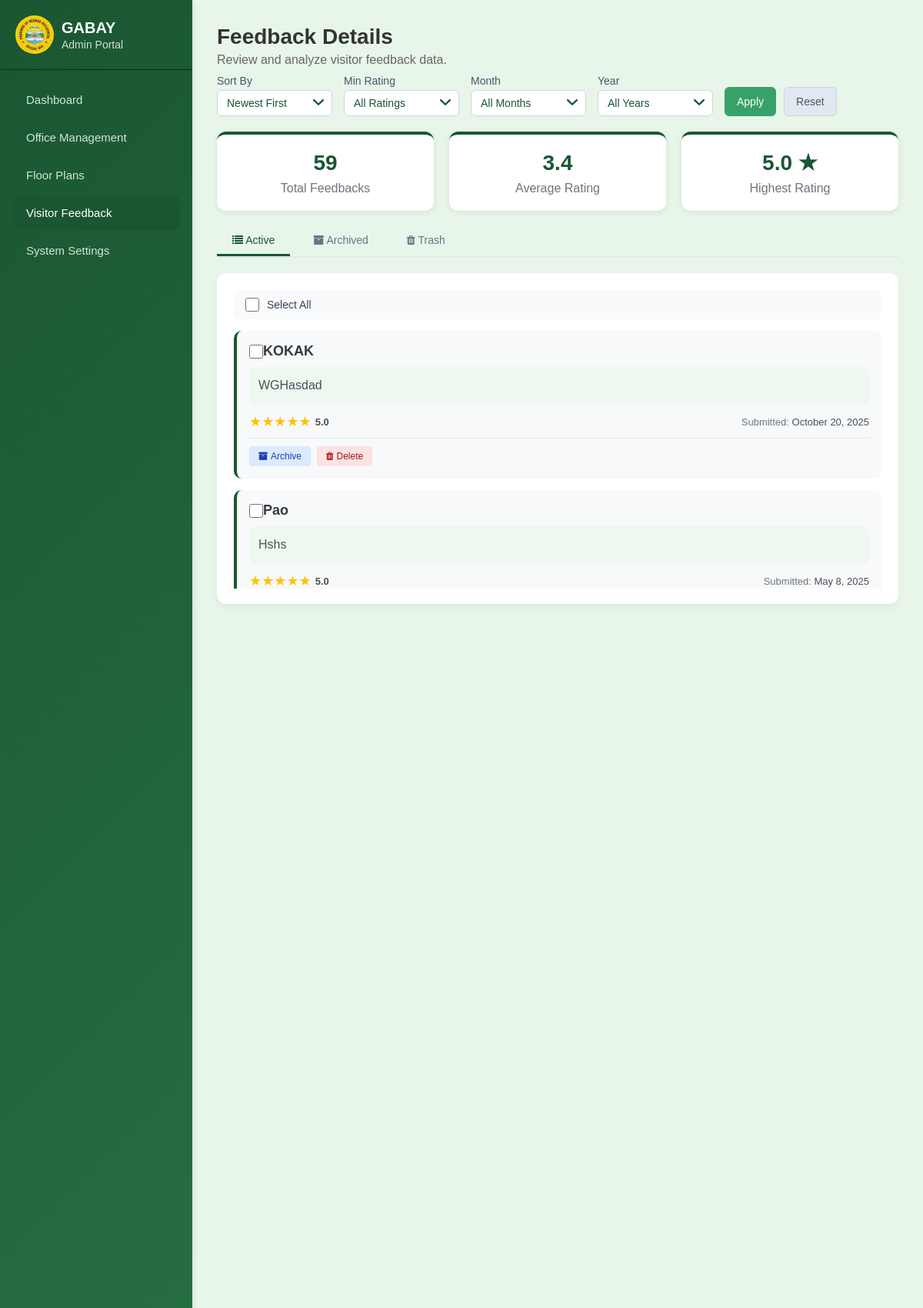
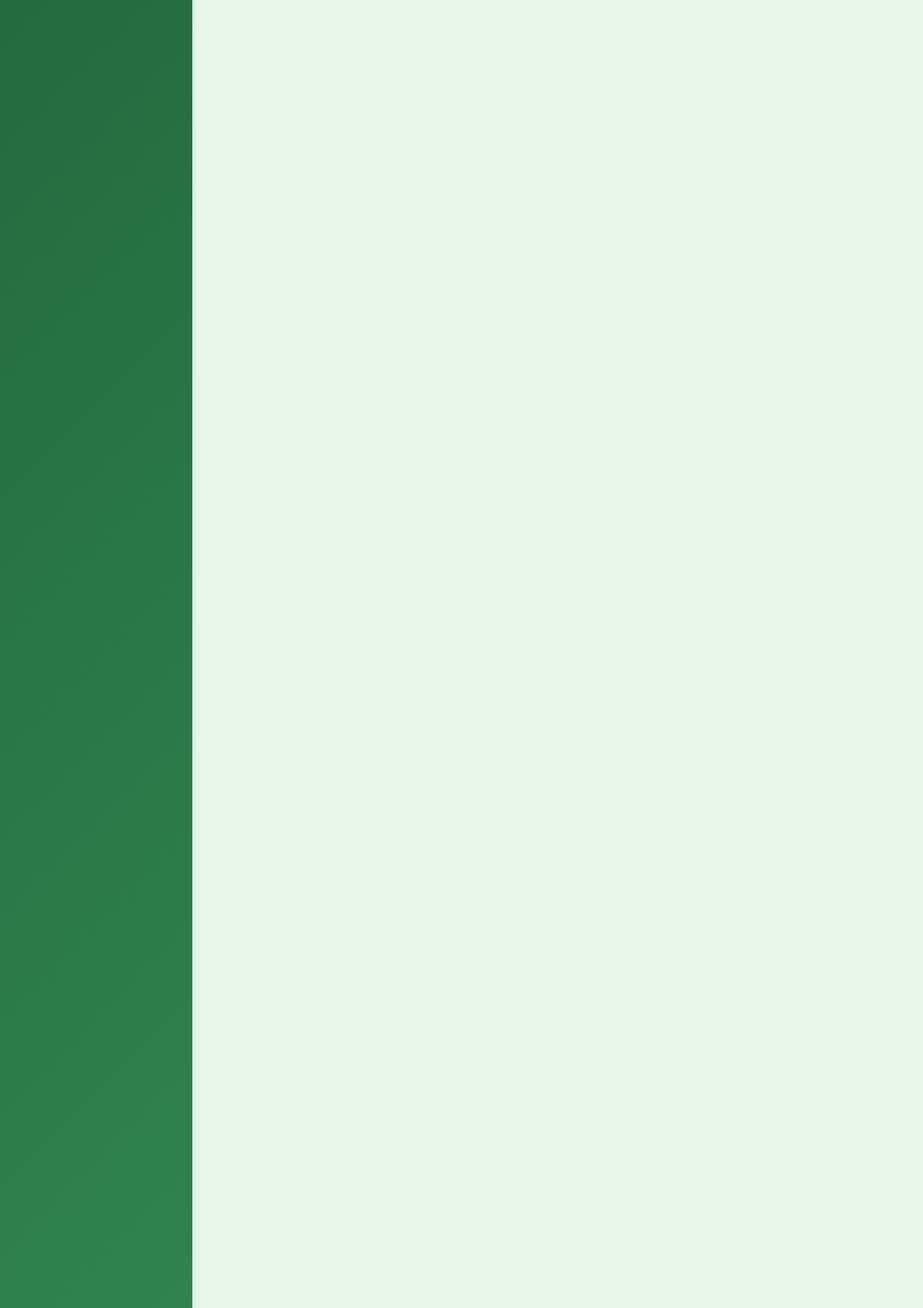
Page /visitorFeedback.php (signed in, upper part) on the committed database (2 pictures, top to bottom).
### tables this page shows
CREATE TABLE `feedback` (
  `feed_id` int(11) NOT NULL,
  `rating` int(11) DEFAULT NULL,
  `comments` text DEFAULT NULL,
  `submitted_at` timestamp NOT NULL DEFAULT current_timestamp(),
  `visitor_name` varchar(50) NOT NULL,
  `office_id` int(11) DEFAULT NULL,
  `is_archived` tinyint(1) DEFAULT 0 COMMENT 'Archive status: 0=active, 1=archived',
  `deleted_at` timestamp NULL DEFAULT NULL COMMENT 'Soft delete timestamp',
  `archived_at` timestamp NULL DEFAULT NULL COMMENT 'Archive timestamp'
);

### visitorFeedback.php (the view, shortened to what this page needs)
<?php
require_once "connect_db.php";
$sortOrder = $_GET['sort'] ?? 'newest';
$ratingFilter = isset($_GET['rating']) ? (int)$_GET['rating'] : 0;
$selectedMonth = $_GET['month'] ?? 'all';
$selectedYear = $_GET['year'] ?? 'all';
$viewMode = $_GET['view'] ?? 'active';
$query = "SELECT * FROM feedback WHERE 1=1";
$params = [];
if ($viewMode === 'archived') {
  $query .= " AND is_archived = 1 AND deleted_at IS NULL";
} elseif ($viewMode === 'trash') {
  $query .= " AND deleted_at IS NOT NULL";
} else {
  $query .= " AND is_archived = 0 AND deleted_at IS NULL";
}
$query .= $sortOrder === 'oldest' ? " ORDER BY submitted_at ASC" : " ORDER BY submitted_at DESC";
$stmt = $connect->prepare($query);
$stmt->execute($params);
$feedbackList = $stmt->fetchAll(PDO::FETCH_ASSOC);
$totalFeedback = count($feedbackList);
$averageRating = $totalFeedback > 0 ? array_sum(array_column($feedbackList, 'rating')) / $totalFeedback : 0;
$highestRating = $totalFeedback > 0 ? max(array_column($feedbackList, 'rating')) : 0;
?>
<!DOCTYPE html>
<html lang="en">
<head>
  <link rel="stylesheet" href="visitorFeedback.css">
  <link rel="stylesheet" href="https://cdnjs.cloudflare.com/ajax/libs/font-awesome/4.7.0/css/font-awesome.min.css">
  <link rel="stylesheet" href="filter-styles.css">
  <link rel="stylesheet" href="mobileNav.css" />
</head>
<body>
<div class="container">
  <aside class="sidebar">
    <div class="sidebar-header">
      <div class="logo">
        <img src="./srcImage/images-removebg-preview.png" alt="Logo" class="icon" />
      </div>
      <div>
        <h1>GABAY</h1>
        <p>Admin Portal</p>
      </div>
    </div>
    <nav class="sidebar-nav">
      <ul>
        <li><a href="home.php">Dashboard</a></li>
        <li><a href="officeManagement.php">Office Management</a></li>
        <li><a href="floorPlan.php">Floor Plans</a></li>
        <li><a href="visitorFeedback.php" class="active">Visitor Feedback</a></li>
        <li><a href="systemSettings.php">System Settings</a></li>
      </ul>
    </nav>
  </aside>
  <main class="main-content">
    <header class="header">
      <div>
        <h2>Feedback Details</h2>
        <p>Review and analyze visitor feedback data.</p>
      </div>
      <form id="filterForm" method="GET" action="visitorFeedback.php" class="filter-controls">
        <div class="filter-item">
          <label class="filter-label" for="sort">Sort By</label>
          <select class="filter-select" name="sort" id="sort">
            <option value="newest" <?= $sortOrder === 'newest' ? 'selected' : '' ?>>Newest First</option>
          </select>
        </div>
        <div class="filter-item">
          <label class="filter-label" for="rating">Min Rating</label>
          <select class="filter-select" name="rating" id="rating">
            <option value="0" <?= $ratingFilter == 0 ? 'selected' : '' ?>>All Ratings</option>
          </select>
        </div>
        <div class="filter-item">
          <label class="filter-label" for="month">Month</label>
          <select class="filter-select" name="month" id="month">
            <option value="all" <?= $selectedMonth == 'all' ? 'selected' : '' ?>>All Months</option>
          </select>
        </div>
        <div class="filter-item">
          <label class="filter-label" for="year">Year</label>
          <select class="filter-select" name="year" id="year">
            <option value="all" <?= $selectedYear == 'all' ? 'selected' : '' ?>>All Years</option>
          </select>
        </div>
        <div class="filter-actions">
          <button type="submit" class="filter-button">Apply</button>
          <a href="visitorFeedback.php?view=<?= htmlspecialchars($viewMode) ?>" class="reset-button">Reset</a>
        </div>
      </form>
    </header>
    <div class="stats-cards">
      <div class="stat-card">
        <h3><?= $totalFeedback ?></h3>
        <p>Total Feedbacks</p>
      </div>
      <div class="stat-card">
        <h3><?= number_format($averageRating, 1) ?></h3>
        <p>Average Rating</p>
      </div>
      <div class="stat-card">
        <h3><?= number_format($highestRating, 1) ?> ★</h3>
        <p>Highest Rating</p>
      </div>
    </div>
    <div class="view-tabs">
      <button class="view-tab <?= $viewMode === 'active' ? 'active' : '' ?>" onclick="switchView('active')">
        <i class="fa fa-list"></i> Active
      </button>
      <button class="view-tab <?= $viewMode === 'archived' ? 'active' : '' ?>" onclick="switchView('archived')">
        <i class="fa fa-archive"></i> Archived
      </button>
      <button class="view-tab <?= $viewMode === 'trash' ? 'active' : '' ?>" onclick="switchView('trash')">
        <i class="fa fa-trash"></i> Trash
      </button>
    </div>
    <div class="feedback-container">
      <div class="feedback-scroll">
        <?php if ($totalFeedback > 0): ?>
          <div class="select-all-container">
            <input type="checkbox" id="selectAll" class="feedback-checkbox" onchange="toggleSelectAll(this)">
            <label for="selectAll">Select All</label>
          </div>
          <?php foreach ($feedbackList as $feedback): ?>
            <div class="feedback-item" data-feedback-id="<?= $feedback['feed_id'] ?>">
              <div class="feedback-user">
                <input type="checkbox" class="feedback-checkbox feedback-item-checkbox"
                       data-id="<?= $feedback['feed_id'] ?>" onchange="updateBatchActions()">
                <div class="user-info">
                  <h4><?= htmlspecialchars($feedback['visitor_name']) ?></h4>
                </div>
              </div>
              <div class="feedback-message">
                <p><?= htmlspecialchars($feedback['comments']) ?></p>
              </div>
              <div class="feedback-meta">
                <div class="rating">
                  <?php
                    $fullStars = floor($feedback['rating']);
                    echo str_repeat('<span class="star filled">★</span>', $fullStars);
                  ?>
                  <span class="rating-number"><?= number_format($feedback['rating'], 1) ?></span>
                </div>
                <div class="submitted">
                  Submitted: <span class="date"><?= date("F j, Y", strtotime($feedback['submitted_at'])) ?></span>
                </div>
              </div>
              <div class="feedback-actions">
                <?php if ($viewMode === 'active'): ?>
                  <button class="action-btn action-btn-archive" onclick="archiveSingle(<?= $feedback['feed_id'] ?>)">
                    <i class="fa fa-archive"></i> Archive
                  </button>
                  <button class="action-btn action-btn-delete" onclick="deleteSingle(<?= $feedback['feed_id'] ?>)">
                    <i class="fa fa-trash"></i> Delete
                  </button>
                <?php endif; ?>
              </div>
            </div>
          <?php endforeach; ?>
        <?php endif; ?>
      </div>
    </div>
  </main>
</div>
</body>
</html>

### visitorFeedback.css (style rules this page uses)
* { box-sizing: border-box; margin: 0; padding: 0; }
body { margin: 0; font-family: Arial, sans-serif; background-color: #e8f5e9; color: #333; }
.container { display: flex; min-height: 100vh; }
.sidebar { width: 250px; background: linear-gradient(135deg, #1a5632 0%, #50c878 100%); color: white; display: flex; flex-direction: column; position: relative; box-shadow: 4px 0 6px -1px rgba(0, 0, 0, 0.05), 2px 0 4px -1px rgba(0, 0, 0, 0.03); }
.sidebar-header { display: flex; align-items: center; padding: 20px; border-bottom: 1px solid #0d3018; }
.logo { background-color: #ffd700; border-radius: 50%; margin-right: 10px; width: 50px; height: 50px; overflow: hidden; display: flex; align-items: center; justify-content: center; }
.icon { width: 100%; height: 100%; object-fit: cover; stroke: #0d3018; }
.sidebar-header h1 { margin: 0; font-weight: bold; font-size: 20px; }
.sidebar-header p { margin: 2px 0 0; font-size: 14px; opacity: 0.8; }
.sidebar-nav { padding: 16px; }
.sidebar-nav ul { list-style: none; padding: 0; margin: 0; display: flex; flex-direction: column; gap: 4px; }
.sidebar-nav a { display: block; padding: 14px 18px; color: rgba(232, 245, 233, 0.9); text-decoration: none; transition: background 0.2s ease; border-radius: 8px; font-size: 15px; }
.sidebar-nav a.active { background-color: #1a5632; color: white; }
.main-content { flex: 1; padding: 32px; background-color: #e8f5e9; }
.header { display: flex; justify-content: space-between; align-items: center; margin-bottom: 20px; }
.header h2 { margin: 0 0 5px; font-size: 28px; color: #333; }
.header p { margin: 0; color: #666; font-size: 16px; }
.stats-cards { display: flex; gap: 20px; margin-bottom: 20px; }
.stat-card { background: #fff; border-radius: 12px; padding: 20px; flex: 1; box-shadow: 0 2px 8px rgba(0, 0, 0, 0.08); text-align: center; display: flex; flex-direction: column; align-items: center; justify-content: center; border-top: 4px solid #1a5632; transition: transform 0.2s; min-height: 70px; }
.stat-card h3 { font-size: 28px; margin: 0 0 8px; color: #1a5632; }
.stat-card p { margin: 0; color: #6c757d; font-weight: 500; font-size: 16px; }
.feedback-container { background-color: #ffffff; padding: 20px; border-radius: 12px; box-shadow: 0 4px 10px rgba(0, 0, 0, 0.05); }
.filter-label { display: block; margin-bottom: 0.25rem; font-size: 15px; color: #555; font-weight: 500; }
.filter-select { width: 100%; padding: 0.5em 1.5em 0.5em 0.75em; border: 1.5px solid #1a5632; border-radius: 8px; background-color: #e8f5e9; color: #1a5632; font-family: Arial, sans-serif; font-size: 15px; appearance: none; background-repeat: no-repeat; background-position: right 0.75em center; background-size: 1em; cursor: pointer; transition: border-color 0.2s, box-shadow 0.2s; }
.filter-actions { flex-grow: 0; flex-basis: auto; margin-top: auto; }
.reset-button { padding: 10px 0; background-color: #ffd700; color: #1a5632; border: none; border-radius: 8px; font-weight: 600; font-size: 15px; font-family: Arial, sans-serif; text-align: center; width: 100%; box-sizing: border-box; cursor: pointer; transition: background 0.2s, color 0.2s; }
.feedback-scroll { height: 390px; overflow-y: auto; padding: 2px; }
.feedback-item { background: #f8f9fa; border-radius: 10px; padding: 16px; margin-bottom: 15px; border-left: 4px solid #1a5632; transition: transform 0.2s, box-shadow 0.2s; }
.feedback-user { display: flex; align-items: center; margin-bottom: 10px; }
.user-info h4 { margin: 0; font-size: 18px; color: #343a40; }
.feedback-message { background-color: rgba(232, 245, 233, 0.5); padding: 12px; border-radius: 8px; margin-bottom: 12px; }
.feedback-message p { margin: 0; color: #495057; line-height: 1.5; }
.feedback-meta { display: flex; justify-content: space-between; align-items: center; font-size: 13px; color: #6c757d; }
.rating { display: flex; align-items: center; }
.star { color: #ced4da; font-size: 18px; }
.star.filled { color: #ffc107; }
.rating-number { margin-left: 5px; font-weight: 600; color: #495057; }
.submitted { font-size: 13px; }
.date { font-weight: 500; color: #495057; }
@media (max-width: 1200px) { .stats-cards { flex-wrap: wrap; } }
@media (max-width: 1200px) { .stat-card { flex: 1 1 calc(33.333% - 14px); min-width: 180px; } }

### rows in the picture
feedback: visitor_name "KOKAK", comments "WGHasdad", rating "★ ★ ★ ★ ★", rating "5.0", submitted_at "October 20, 2025"
feedback: visitor_name "Pao", comments "Hshs", rating "★ ★ ★ ★ ★", rating "5.0", submitted_at "May 8, 2025"

### other values in the picture
$totalFeedback "59"
$averageRating "3.4"
$highestRating "5.0"
